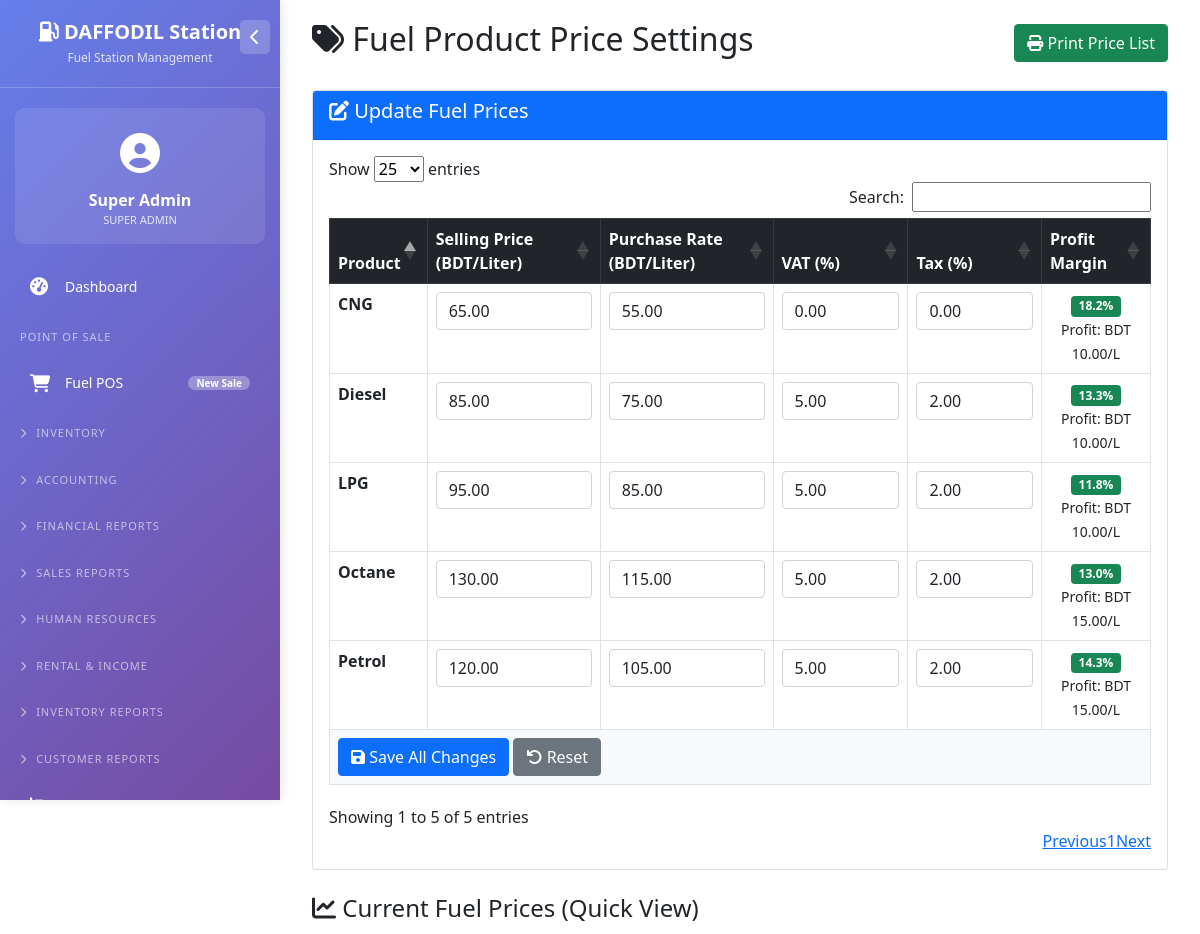
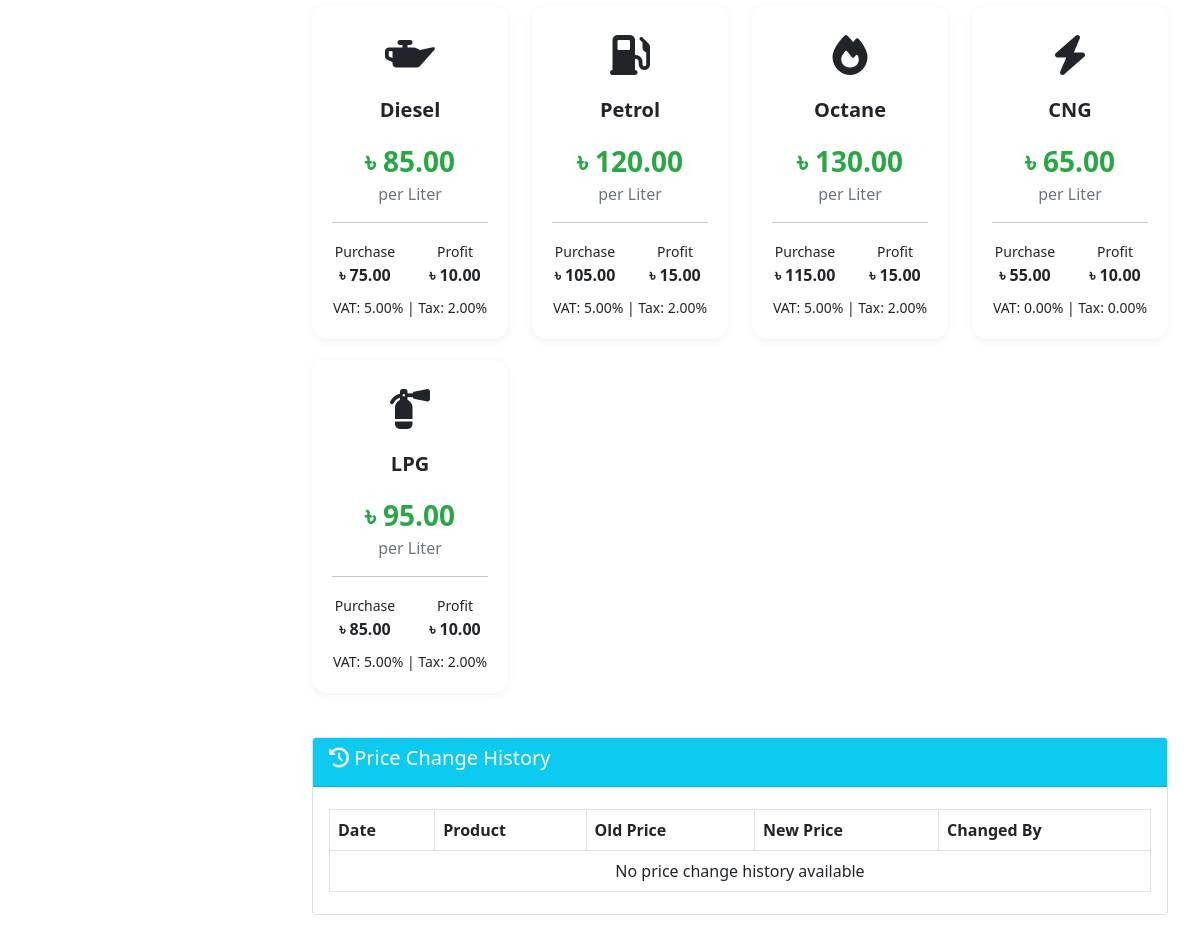
/fuel_price_settings.php (signed in), run on an earlier commit of the app's database (2 pictures, top to bottom).
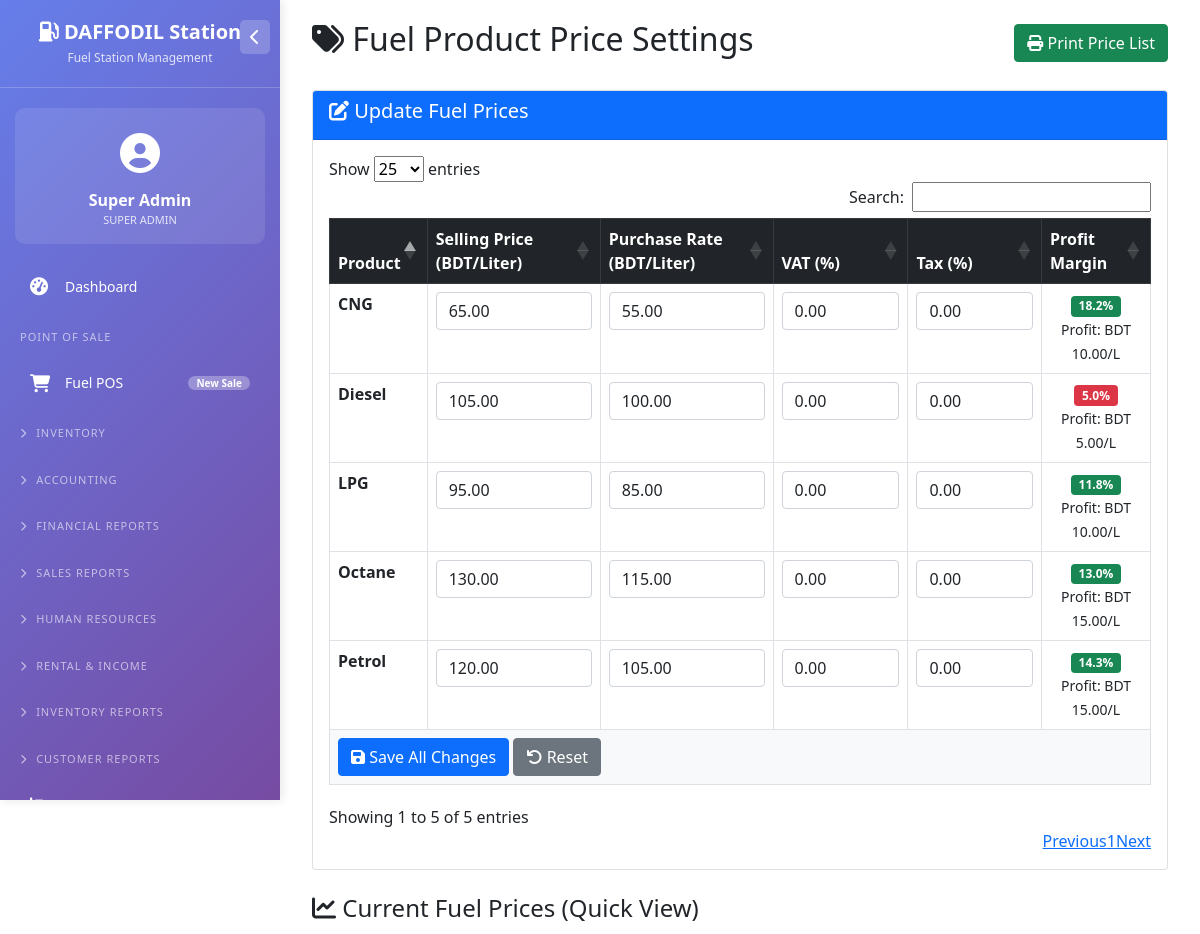
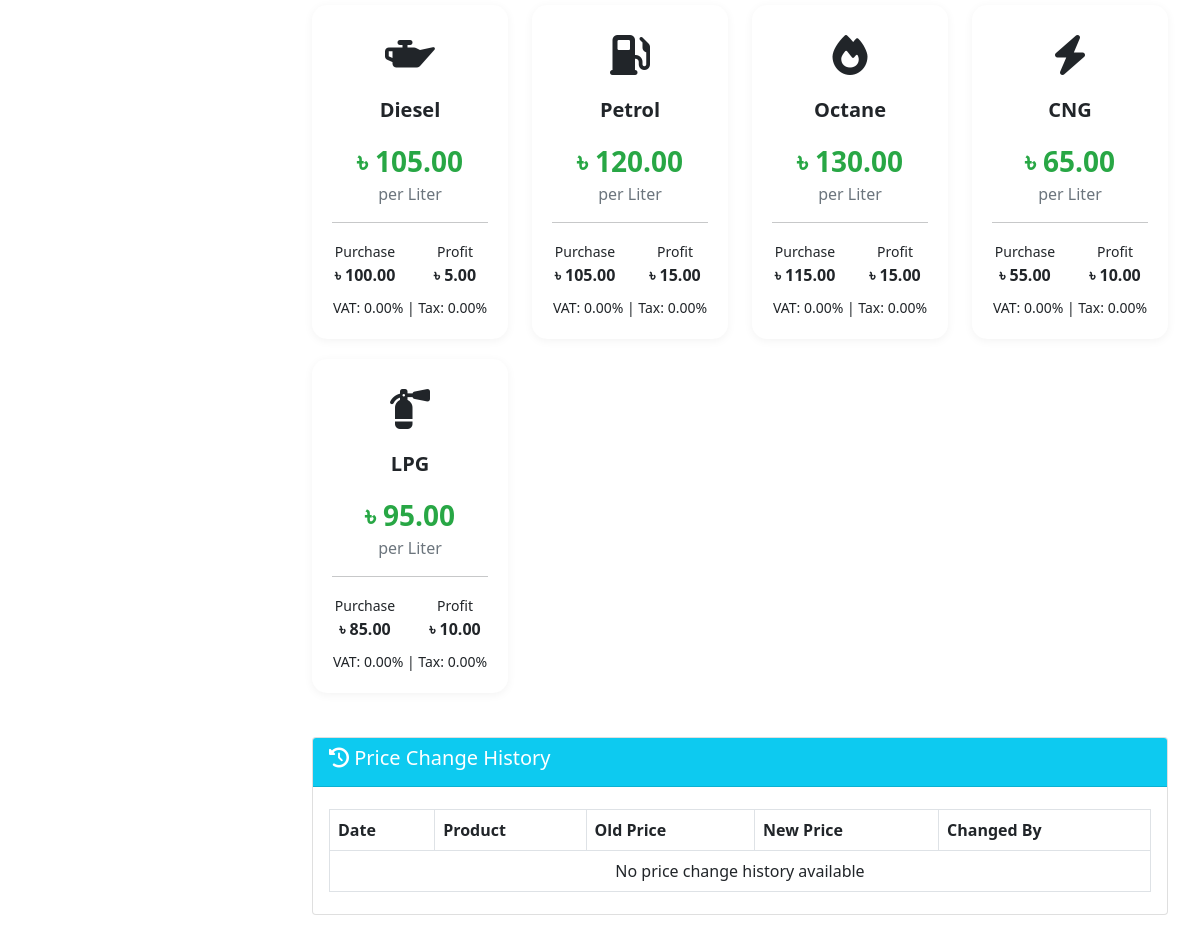
And on a later commit of the database (2 pictures, top to bottom).
### tables this page shows
CREATE TABLE `users` (
  `id` int(11) NOT NULL,
  `username` varchar(50) NOT NULL,
  `password` varchar(255) NOT NULL,
  `full_name` varchar(100) NOT NULL,
  `email` varchar(100) DEFAULT NULL,
  `phone` varchar(20) DEFAULT NULL,
  `role` enum('super_admin','owner','accountant','station_manager','cashier','nozzle_operator','hr_officer','store_keeper','auditor') NOT NULL DEFAULT 'cashier',
  `is_active` tinyint(1) DEFAULT 1,
  `created_at` timestamp NOT NULL DEFAULT current_timestamp()
);

CREATE TABLE `fuel_products` (
  `id` int(11) NOT NULL,
  `product_name` enum('Diesel','Petrol','Octane','CNG','LPG') NOT NULL,
  `unit_price` decimal(10,2) NOT NULL,
  `purchase_rate` decimal(10,2) NOT NULL,
  `vat_percentage` decimal(5,2) DEFAULT 0.00,
  `tax_percentage` decimal(5,2) DEFAULT 0.00,
  `is_active` tinyint(1) DEFAULT 1
);

### config/database.php (called while the page is built, shortened)
<?php
$host = 'localhost';
$dbname = 'fuel_station_management';
$username = 'root';
$password = '';
try {
    $pdo = new PDO("mysql:host=$host;dbname=$dbname;charset=utf8mb4", $username, $password);
    $pdo->setAttribute(PDO::ATTR_ERRMODE, PDO::ERRMODE_EXCEPTION);
    $pdo->setAttribute(PDO::ATTR_DEFAULT_FETCH_MODE, PDO::FETCH_ASSOC);
} catch(PDOException $e) {
    die("Connection failed: " . $e->getMessage());
}
function getCurrentUser() {
    global $pdo;
    if(isset($_SESSION['user_id'])) {
        $stmt = $pdo->prepare("SELECT * FROM users WHERE id = ?");
        $stmt->execute([$_SESSION['user_id']]);
        return $stmt->fetch();
    }
    return null;
}
?>

### fuel_price_settings.php (the view, shortened to what the rows shown need)
<?php
require_once 'config/database.php';
$products = $pdo->query("SELECT * FROM fuel_products ORDER BY id")->fetchAll();
?>
<!DOCTYPE html>
<html lang="en">
<head>
    <link href="https://cdn.jsdelivr.net/npm/bootstrap@5.1.3/dist/css/bootstrap.min.css" rel="stylesheet">
    <link rel="stylesheet" href="https://cdnjs.cloudflare.com/ajax/libs/font-awesome/6.4.0/css/all.min.css">
    <link rel="stylesheet" href="https://cdn.datatables.net/1.11.5/css/dataTables.bootstrap5.min.css">
</head>
<body>
    <?php include 'left_menu.php'; ?>
    <div class="main-content">
        <div class="container-fluid">
            <div class="d-flex justify-content-between align-items-center mb-4">
                <h2><i class="fas fa-tags"></i> Fuel Product Price Settings</h2>
            </div>
            <div class="card mb-4">
                <div class="card-body">
                    <form method="POST" id="priceForm">
                        <div class="table-responsive">
                            <table class="table table-bordered table-hover" id="priceTable">
                                <thead class="table-dark">
                                    <tr>
                                        <th>Product</th>
                                        <th>Selling Price (BDT/Liter)</th>
                                        <th>Purchase Rate (BDT/Liter)</th>
                                        <th>VAT (%)</th>
                                        <th>Tax (%)</th>
                                        <th>Profit Margin</th>
                                    </tr>
                                </thead>
                                <tbody>
                                    <?php foreach($products as $p): ?>
                                    <?php
                                        $profit = $p['unit_price'] - $p['purchase_rate'];
                                        $margin = $p['purchase_rate'] > 0 ? ($profit / $p['purchase_rate']) * 100 : 0;
                                    ?>
                                    <tr>
                                        <td>
                                            <strong><?php echo $p['product_name']; ?></strong>
                                        </td>
                                        <td>
                                            <input type="number" name="unit_price[]" class="form-control price-input"
                                                   value="<?php echo $p['unit_price']; ?>" step="0.01" required
                                                   data-product="<?php echo $p['product_name']; ?>"
                                                   data-id="<?php echo $p['id']; ?>"
                                                   data-field="unit_price">
                                        </td>
                                        <td>
                                            <input type="number" name="purchase_rate[]" class="form-control purchase-input"
                                                   value="<?php echo $p['purchase_rate']; ?>" step="0.01" required
                                                   data-product="<?php echo $p['product_name']; ?>"
                                                   data-id="<?php echo $p['id']; ?>"
                                                   data-field="purchase_rate">
                                        </td>
                                        <td>
                                            <input type="number" name="vat_percentage[]" class="form-control"
                                                   value="<?php echo $p['vat_percentage']; ?>" step="0.01" required>
                                        </td>
                                        <td>
                                            <input type="number" name="tax_percentage[]" class="form-control"
                                                   value="<?php echo $p['tax_percentage']; ?>" step="0.01" required>
                                        </td>
                                        <td class="text-center">
                                            <span class="badge bg-<?php echo $margin > 10 ? 'success' : ($margin > 5 ? 'warning' : 'danger'); ?>">
                                                <?php echo number_format($margin, 1); ?>%
                                            </span>
                                            <br>
                                            <small>Profit: BDT <?php echo number_format($profit, 2); ?>/L</small>
                                        </td>
                                    </tr>
                                    <?php endforeach; ?>
                                </tbody>
                            </table>
                        </div>
                    </form>
                </div>
            </div>
            <div class="row">
                <?php foreach($products as $p): ?>
                <div class="col-md-3">
                    <div class="price-card text-center">
                        <?php
                            $icons = [
                                'Diesel' => 'fa-oil-can',
                                'Petrol' => 'fa-gas-pump',
                                'Octane' => 'fa-fire',
                                'CNG' => 'fa-bolt',
                                'LPG' => 'fa-fire-extinguisher'
                            ];
                            $icon = $icons[$p['product_name']] ?? 'fa-gas-pump';
                        ?>
                        <div class="fuel-icon">
                            <i class="fas <?php echo $icon; ?>"></i>
                        </div>
                        <div class="fuel-name"><?php echo $p['product_name']; ?></div>
                        <div class="price-value">
                            ৳ <?php echo number_format($p['unit_price'], 2); ?>
                        </div>
                        <div class="text-muted">per Liter</div>
                        <hr>
                        <div class="row">
                            <div class="col-6">
                                <small>Purchase</small><br>
                                <strong>৳ <?php echo number_format($p['purchase_rate'], 2); ?></strong>
                            </div>
                            <div class="col-6">
                                <small>Profit</small><br>
                                <strong>৳ <?php echo number_format($p['unit_price'] - $p['purchase_rate'], 2); ?></strong>
                            </div>
                        </div>
                        <div class="mt-2">
                            <small>VAT: <?php echo $p['vat_percentage']; ?>% | Tax: <?php echo $p['tax_percentage']; ?>%</small>
                        </div>
                    </div>
                </div>
                <?php endforeach; ?>
            </div>
            <div class="card mt-4">
                <div class="card-body">
                    <div class="table-responsive">
                        <table class="table table-bordered" id="historyTable">
                            <thead>
                                <tr>
                                    <th>Date</th>
                                    <th>Product</th>
                                    <th>Old Price</th>
                                    <th>New Price</th>
                                    <th>Changed By</th>
                                </tr>
                            </thead>
                        </table>
                    </div>
                </div>
            </div>
        </div>
    </div>
</body>
</html>

### left_menu.php (shortened to what the rows shown need)
<?php
$user = getCurrentUser();
?>
<link rel="stylesheet" href="https://cdnjs.cloudflare.com/ajax/libs/font-awesome/6.4.0/css/all.min.css">
<div class="sidebar" id="sidebar">
    <div class="user-info">
        <div class="user-icon">
            <i class="fas fa-user-circle"></i>
        </div>
        <div class="user-name"><?php echo $user['full_name'] ?? 'Admin'; ?></div>
        <div class="user-role"><?php echo ucfirst(str_replace('_', ' ', $user['role'] ?? 'super_admin')); ?></div>
    </div>
</div>

What changed in the data, as far as the page shows it:
changed fuel_products "Diesel": unit_price "85.00" → "105.00"; purchase_rate "75.00" → "100.00"; vat_percentage "5.00" → "0.00"; tax_percentage "2.00" → "0.00"; margin "13.3" → "5.0"; profit "10.00" → "5.00"; $p['unit_price'] - $p['purchase_rate'] "10.00" → "5.00"
changed fuel_products "Petrol": vat_percentage "5.00" → "0.00"; tax_percentage "2.00" → "0.00"
changed fuel_products "Octane": vat_percentage "5.00" → "0.00"; tax_percentage "2.00" → "0.00"
changed fuel_products "LPG": vat_percentage "5.00" → "0.00"; tax_percentage "2.00" → "0.00"
